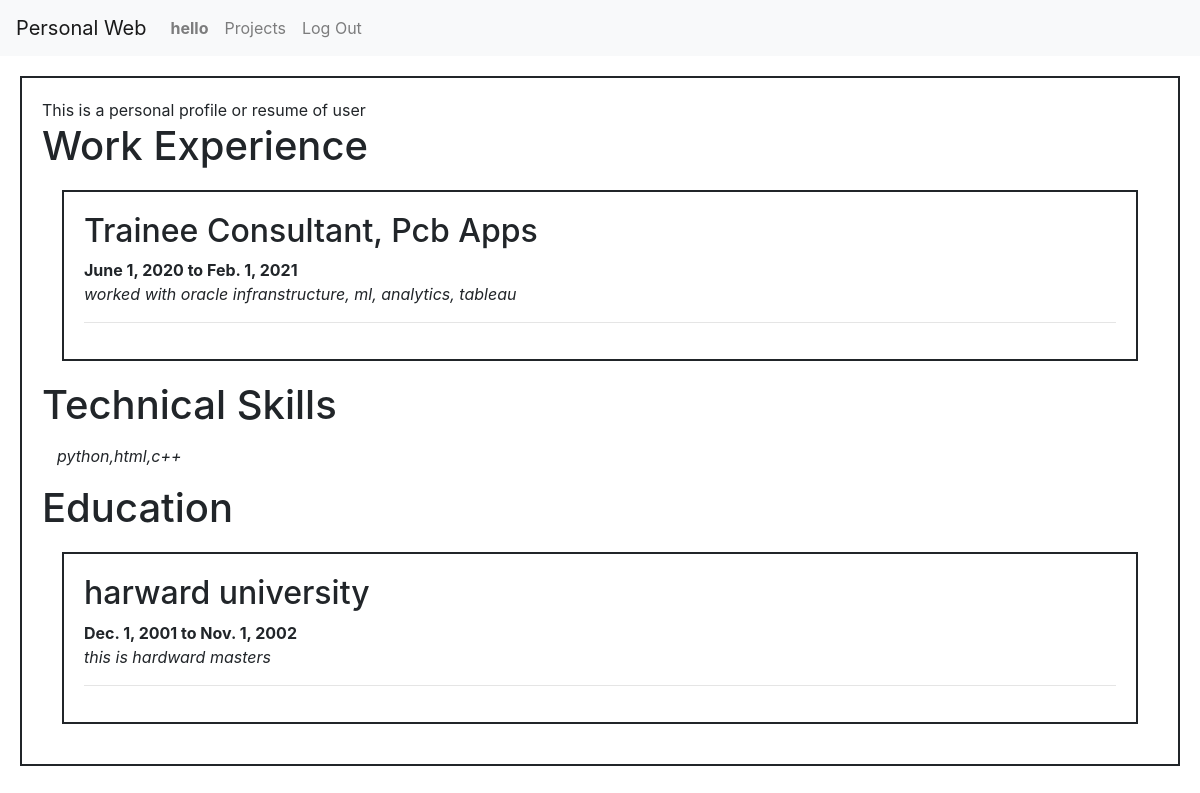
Page /profile/iamshirdi (signed in) on the committed database.
### network/models.py (models this page shows)
class User(AbstractUser):
    pass

class Profile(models.Model):
    profile_name = models.ForeignKey(User, on_delete=models.CASCADE, related_name="profile_user")
    entity = models.CharField(max_length=256)
    start_date = models.DateField()
    end_date =  models.DateField()
    entity_desc = models.CharField(max_length=2560)
    entity_type =models.CharField(max_length=2560)

class Skills(models.Model):
    profile_name = models.ForeignKey(User, on_delete=models.CASCADE, related_name="skills_user")
    skills = models.CharField(max_length=2560)

### network/views.py (the view)
# urls.py: path("profile/<str:name>", views.profile, name="profile"),
def profile(request,name):
    user_object = User.objects.get(username = name)
    skill_objects = Skills.objects.filter(profile_name = user_object)
    profile_objects = Profile.objects.filter(profile_name = user_object)
    jobs = profile_objects.filter(entity_type="job")
    educations = profile_objects.filter(entity_type="education")
    if request.user.username == name:
        logged_in =True
    else:
        logged_in=False
    return render(request, "network/profile.html",{
        "user_logged_in":logged_in,
        "name":name,
        "skills":skill_objects,
        "jobs": jobs,
        "educations":educations
    })

### network/templates/network/profile.html (shortened to what this page needs)
{% extends "network/layout.html" %}
{% load static %}
{% block body %}
    This is a personal profile or resume of user
    <h1> Work Experience
    </h1>
    <div class ="jobs">
        {% for job in jobs %}
        <div id = {{job.id}} >
            <h2>{{job.entity}}</h2>
            <b>{{job.start_date}} to {{job.end_date}} </b>
            <p>
                <i>{{job.entity_desc}}</i>
            </p>
        </div>
        <hr>
        {% endfor %}
    </div>
    <h1> Technical Skills
    </h1>
    <div class ="skills">
        {% for skill in skills %}
        <div id = {{skill.id}} >
            <p>
                <i>{{skill.skills}}</i>
            </p>
        </div>
    </div>
    {% endfor %}
    <h1> Education
    </h1>
    <div class ="educations">
        {% for education in educations %}
        <div id = {{education.id}} >
            <h2>{{education.entity}}</h2>
            <b>{{education.start_date}} to {{education.end_date}} </b>
            <p>
                <i>{{education.entity_desc}}</i>
            </p>
        </div>
        <hr>
        {% endfor %}
    </div>
{% endblock %}

### network/templates/network/layout.html (shortened to what this page needs)
{% load static %}
<!DOCTYPE html>
<html lang="en">
    <head>
        <link rel="stylesheet" href="https://stackpath.bootstrapcdn.com/bootstrap/4.4.1/css/bootstrap.min.css">
        <link href="{% static 'network/styles.css' %}" rel="stylesheet">
    </head>
    <body>
        <nav class="navbar navbar-expand-lg navbar-light bg-light">
            <a class="navbar-brand" href="{% url 'index' %}">Personal Web</a>
            <div>
              <ul class="navbar-nav mr-auto">
                {% if user.is_authenticated %}
                <li class="nav-item">
                        <a class="nav-link" href="{% url 'index' %}"><strong>{{ user.username }}</strong></a>
                    </li>
                <li class="nav-item">
                  <a class="nav-link" href="{% url 'projects' user.username %}">Projects</a>
                </li>
                {% endif %}
                {% if user.is_authenticated %}
                    <li class="nav-item">
                        <a class="nav-link" href="{% url 'logout' %}">Log Out</a>
                    </li>
                {% endif %}
              </ul>
            </div>
          </nav>
        <div class="body">
            {% block body %}
            {% endblock %}
        </div>
    </body>
</html>

### network/static/network/styles.css (style rules this page uses)
.jobs, .educations, .body { margin:20px; border: 2px; border-style: solid; padding:20px; }
.skills { margin:15px }

### rows in the picture
User: username "hello"
Profile: entity "Trainee Consultant, Pcb Apps", start_date "June 1, 2020", end_date "Feb. 1, 2021", entity_desc "worked with oracle infranstructure, ml, analytics, tableau"
Skills: skills "python,html,c++"
Profile: entity "harward university", start_date "Dec. 1, 2001", end_date "Nov. 1, 2002", entity_desc "this is hardward masters"
